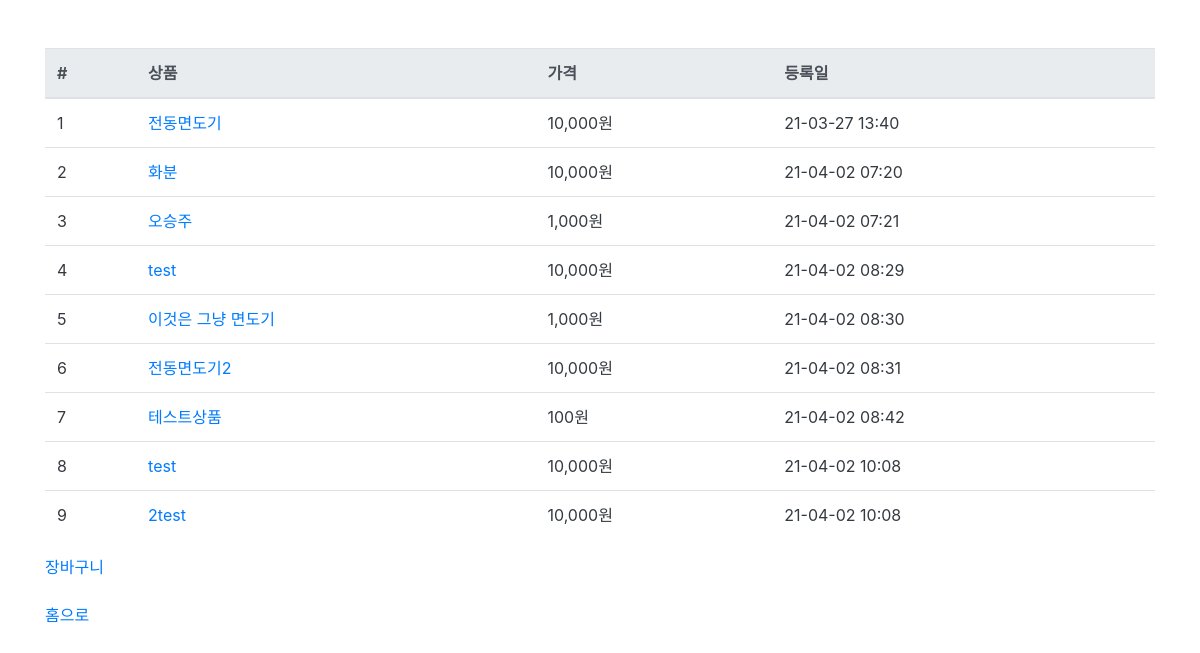
Before: /product/ with the older database file.
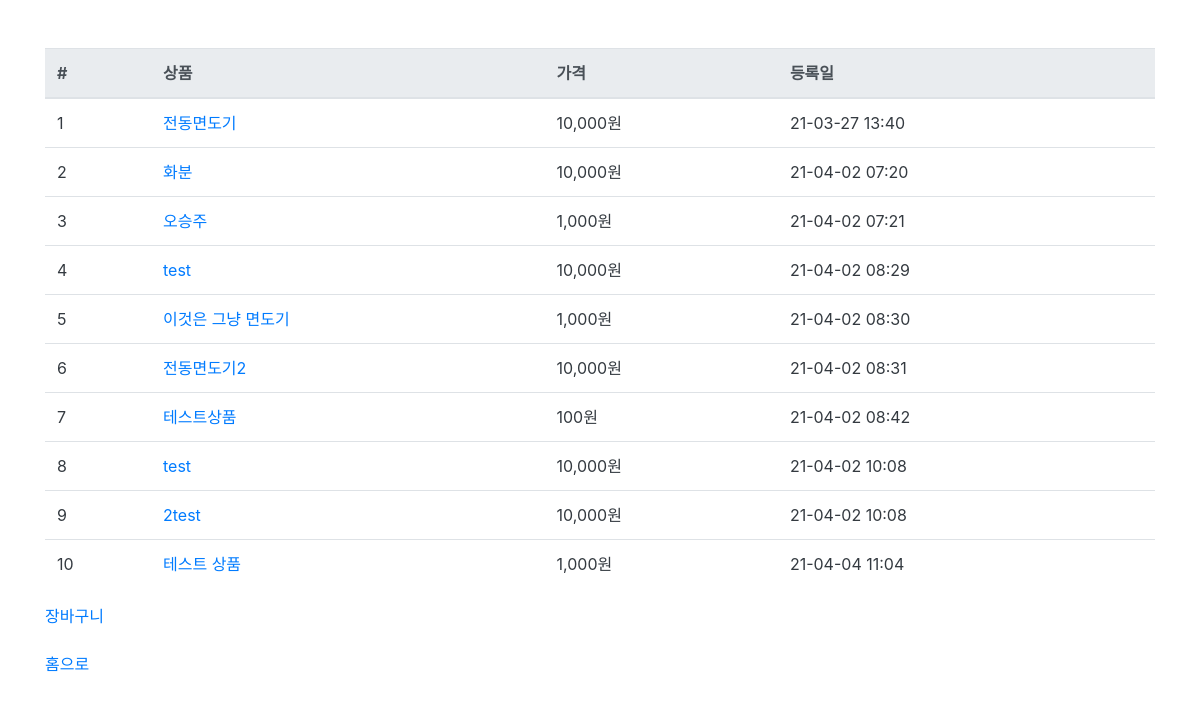
After: the same page with the newer database file.
### product/models.py (models this page shows, shortened)
class Product(models.Model):
    name = models.CharField(verbose_name = "상품명", max_length=50)
    price = models.IntegerField(verbose_name = "상품가격")
    description = models.TextField(verbose_name = "상품설명")
    stock = models.IntegerField(verbose_name = "재고")
    register_date = models.DateTimeField(verbose_name = "상품등록일", auto_now_add=True)
    class Meta:
        db_table = "product"
        verbose_name = "상품"
        verbose_name_plural = "상품"

### product/views.py (the view)
# urls.py: path('product/', ProductList.as_view()),
class ProductList(ListView):
    model = Product
    template_name = 'product.html'

### product/templates/product.html (shortened to what this page needs)
{% extends "base.html" %}
{% load humanize %}
{%block contents%}
<div class="row mt-5">
<div class="col-12">
  <table class="table">
 <thead class="thead-light">
   <tr>
      <th>#</th>
      <th>상품</th>
      <th>가격</th>
      <th>등록일</th>
   </tr>
 </thead>
 <tbody class="text-dark">
 {% for product in object_list%}
   <tr>
       <td>{{product.id}}</td>
      <td><a id= "product-{{product.id}}"href="/product/{{product.id}}" onmouseenter="product_detail({{ product.id }})" onmouseleave="product_leave({{product.id}})">{{product.name}}</a></td>
      <td>{{product.price|intcomma }}원</td>
      <td>{{product.register_date|date:'y-m-d H:i'}}</td>
   </tr>
   {%endfor%}
 </tbody>
</table>
</div>
  <br>
<div class="col-12"><a href="/order">장바구니</a></div>
  <br>
<div class="col-12">
  <br>
  <p><a href="/">홈으로</a></p>
</div>
</div>
{%endblock%}

### fcuser/templates/base.html (shortened to what this page needs)
<!DOCTYPE html>
<html lang="en">
<head>
<link rel="stylesheet" href="//unpkg.com/bootstrap@4/dist/css/bootstrap.min.css">
</head>
<body>
    <div class="container">
        {%block contents%}
        {%endblock%}
    </div>
</body>
</html>

Changed rows visible on the page:
added Product: id "10", name "테스트 상품", price "1,000", register_date "21-04-04 11:04"
